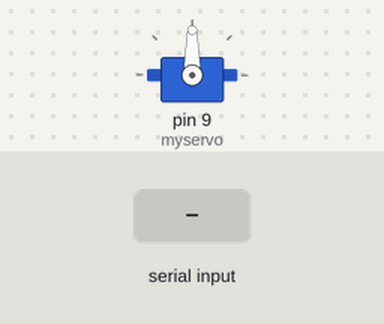
Bench run of a sketch on a simulated Arduino Uno, built with avr-gcc and run on an emulated ATmega328P. On the bench: servo. The inputs (shaded band) are chosen by the test bench. What the sketch prints to the serial monitor is not drawn.

Above: at 1.7 s.
1.8 s: "r90\n" received over Serial
At 3.0 s:
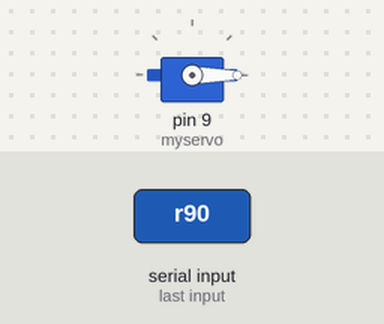
3.3 s: "m90\n" received over Serial
At 4.2 s:
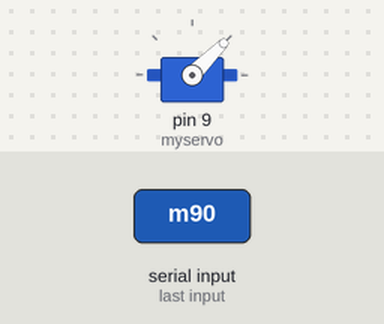
4.8 s: "r,45\n" received over Serial
At 5.3 s:
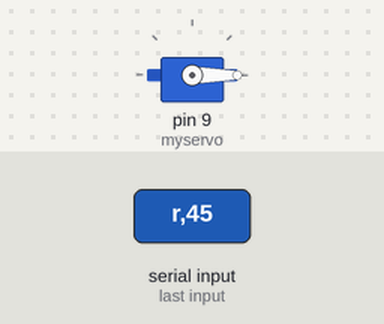
6.3 s: "m,45\n" received over Serial
At 7.7 s:
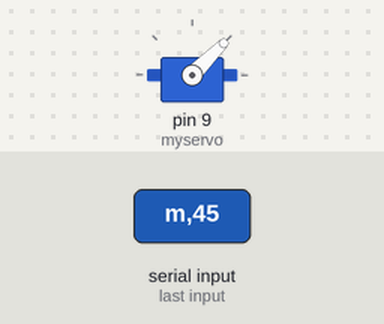
Timing chart, 0 to 8.8 s (numbered marks = the images above; inputs shaded):
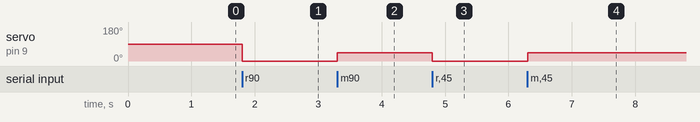

The sketch:

Sweep.ino
```cpp
#include <Servo.h>
unsigned long Data;
Servo myservo;
int incomingByte;
void setup() {
  Serial.begin(115200);
  myservo.attach(9);
  Serial.print("D");
  delay(500);
  //myservo.write(pos);
}
void loop() {
  if (Serial.available() > 0) {
    incomingByte = Serial.read();
    if (incomingByte == 'r')
    {
      myservo.write(0);
      Serial.print("r");
      delay(500);
    }
    else if (incomingByte == 'm')
    {
      myservo.write(45);
      Serial.print("m");
      delay(500);

    }
    else if (incomingByte == 'l')
    {
      myservo.write(90);
      Serial.print("l");
      delay(500);

    }
    else if (incomingByte == '0' || incomingByte == '1' || incomingByte == '2' || incomingByte == '3'
        || incomingByte == '4' || incomingByte == '5')
    {
      Data = incomingByte-'0';
      Serial.print(Data);
      delay(500);
    }
 Data<<=3;


  }
Data<<=4;
  //delay(1000);
}

// Serial.println("ssss");
// delay(5000);
// myservo.write(pos);
/*for (pos = 0; pos <= 45; pos += 1)
  {
  myservo.write(pos);
  delay(15);
  }
  Serial.println(pos);
  delay(1000);
  for (pos = 45; pos <= 90; pos += 1)
  { // goes from 0 degrees to 180 degrees
  // in steps of 1 degree
  myservo.write(pos);
  delay(15);
  }
  Serial.println(pos);
  delay(1000);
  for (pos = 90; pos >= 45; pos -= 1)
  {
  myservo.write(pos);
  delay(15);
  }
  Serial.println(pos);
  delay(1000);
  for (pos = 45; pos >= 0; pos -= 1)
  {
  myservo.write(pos);
  delay(15);
  }
  Serial.println(pos);
  delay(1000);*/
```

Measured:
- after the input at 1.8 s, servo on pin 9 (myservo): 90° → 0° at once
- after the input at 3.3 s, servo on pin 9 (myservo): 0° → 45° at once
- after the input at 4.8 s, servo on pin 9 (myservo): 45° → 0° at once
- after the input at 6.3 s, servo on pin 9 (myservo): 0° → 45° at once
